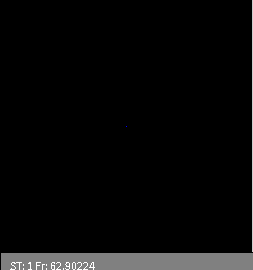
Frame 1 (no input)
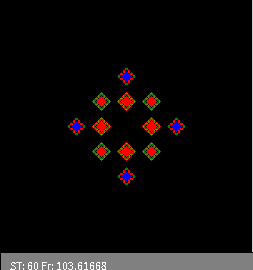
Frame 60 (the mouse pressed at the canvas centre just before this capture)
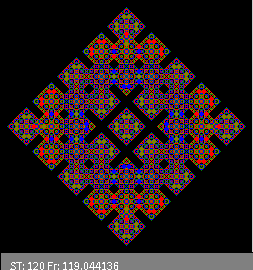
Frame 120 (the mouse held since frame 60 and released just before this capture)

The Processing sketch that drew these frames (run headless with seeded random() and noise(); from frame 60 on, the mouse is pressed at the canvas centre):

// Processing sketch: automat_wzrost2Dv4
// ── automat_wzrost2Dv4.pde
//Dwuwymiarowy, DETERMINISTYCZNY automat komórkowy - reguła "ZSUMUJ Z SĄSIADAMI I WEŹ MODULO". SYNCHRONUCZNY!
//Zasiewanie tablicy na początku z zadaną gęstością lub pojedynczą komórką
//Alternatywny sposób przyśpieszania - z dodatkową tablicą
//////////////////////////////////////////////////////////////////////////////////////////////////////////////////
int WorldSize=252;//Ile chcemy elementów w linii?
int[][] WorldOld=new int[WorldSize][WorldSize];//Tworzenie tablic - w Processingu zawsze za pomocą alokacji
int[][] WorldNew=new int[WorldSize][WorldSize];
boolean[][] Changed=new boolean[WorldSize][WorldSize];//Flagi zmiany do rysowania

float IDens=0.0;//Początkowa gęstość w tablicy
int Div=5; //Jaki dzielnik w regule automatu

void setup()
{
  size(253,270);    //Okno nie do końca kwadratowe - miejsce na napis
  noSmooth();
  if(IDens>0)
  {
   for(int i=0;i<WorldOld.length;i++) //Zasiewanie tablicy
    for(int j=0;j<WorldOld.length;j++) 
    {
      Changed[i][j]=true;
      if(random(1.0)<IDens)
        WorldOld[i][j]=(int)(random(Div));//trzeba zmienić typ, bo tablica przechowuje int a nie float
      else
        WorldOld[i][j]=0;
    }
  }
  else
  {
    for(int i=0;i<WorldOld.length;i++) //Zasiewanie tablicy
     for(int j=0;j<WorldOld.length;j++) 
     {
      Changed[i][j]=true;
      WorldOld[i][j]=0;
     }
      
    WorldOld[WorldSize/2][WorldSize/2]=1;//Tylko jeden w środku
  }
  
  frameRate(120);
}


int t=0;
void draw()
{  
  for(int i=0;i<WorldOld.length;i++)//Wizualizacja czyli "rysowanie na ekranie" 
    for(int j=0;j<WorldOld.length;j++) 
    {
      switch(WorldOld[i][j]){ //Instrukcja wyboru pozwala nam wybrać dowolny kolor w zależności od liczby w komórce
      //case N:stroke( , , );break; //Mozna dodac kolejne kolory
      case 5:stroke(128,128,255);break;
      case 4:stroke(0,128,0);break;
      case 3:stroke(128,128,0);break;
      case 2:stroke(255,0,0);break;
      case 1:stroke(0,0,255);break;
      case 0:stroke(0,0,0);break;
      default: stroke(0,255,0);//To się pojawiac nie powinno
      break;
      }
      if(Changed[i][j]) //Czy na WorldNew jest stara zawartość - czyli ta co na ekranie
        point(i,j);// czy nowa? Tylko jak nowa to rysujemy
    }
  
  for(int i=0;i<WorldOld.length;i++)//Zmiana stanu automatu
  {
       //Reguła - "ZSUMUJ Z SĄSIADAMI I WEŹ MODULO"
       //Zamiast ignorować brzegi można zrobić liczenie indeksów sąsiadów z zawijaniem dzięki reszcie z dzielenia
       int right = (i+1) % WorldSize;         
       int left  = (WorldSize+i-1) % WorldSize;
       
       for(int j=0;j<WorldOld.length;j++) 
       {
         int dw=(j+1) % WorldSize;   
         int up=(WorldSize+j-1) % WorldSize;
         
         int ile = WorldOld[i][j]
                 +WorldOld[left][j]
                 +WorldOld[right][j]
                 +WorldOld[i][up]
                 +WorldOld[i][dw]              
                 ;//suma z pięciu komórek brana potem modulo 3
      
         WorldNew[i][j]=ile % Div;//Nowy stan zapisujemy na drugą tablicę
         Changed[i][j]=(WorldNew[i][j] !=0 || WorldOld[i][j]!=0);//Czy trzeba odrysować? point() jest kosztowne wbrew pozorom
       }
   }
   
   //Zamiana tablic - nie trzeba kopiować tablic, wystarczy "uchwyty" do nich
   int[][] WorldTmp=WorldOld;
   WorldOld=WorldNew;
   WorldNew=WorldTmp;
   
   t++;//Kolejne pokolenie/krok/rok
   fill(128);
   rect(0,WorldSize,width,height-WorldSize);//Czyszczący prostokąt
   fill(255);
   text("ST: "+t+" Fr: "+frameRate,10,height);
}
